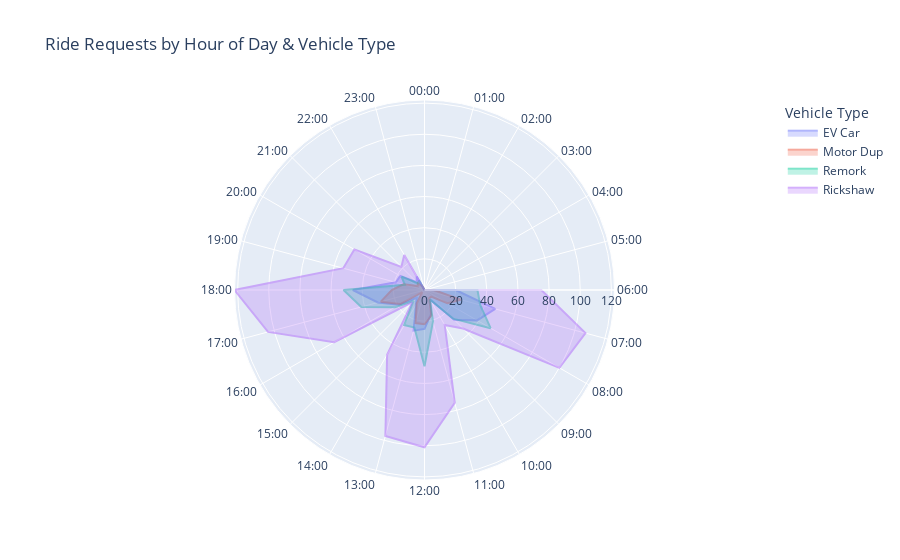

The notebook cell this image was saved under:
### Code cell
# Polar Plot of Request Time by Vehicle Type
import plotly.io as pio

# Extract hour from request_time
data_polar = data.copy()
data_polar['hour'] = pd.to_datetime(data_polar['request_time']).dt.hour

# Group by hour and vehicle type
polar_data = data_polar.groupby(['hour', 'vehicle_type'])['trip_id'].count().reset_index()
polar_data.columns = ['hour', 'vehicle_type', 'count']

hours_shown = list(range(0, 24))

fig = go.Figure()

for vehicle in polar_data['vehicle_type'].unique():
    df_v = polar_data[polar_data['vehicle_type'] == vehicle]

    # Build a full hour->count dict, default 0 for missing hours
    hour_count = dict(zip(df_v['hour'], df_v['count']))
    r     = [hour_count.get(h, 0) for h in hours_shown]
    theta = [h * (360 / 24) for h in hours_shown]

    # Close the shape by repeating first point
    r     = r + [r[0]]
    theta = theta + [theta[0]]

    fig.add_trace(go.Scatterpolar(
        r       = r,
        theta   = theta,
        mode    = 'lines',
        name    = vehicle,
        fill    = 'toself',
        opacity = 0.5,
        line    = dict(width=2),
    ))

fig.update_layout(
    title = 'Ride Requests by Hour of Day & Vehicle Type',
    polar = dict(
        angularaxis = dict(
            tickmode  = 'array',
            tickvals  = [h * (360 / 24) for h in hours_shown],
            ticktext  = [f"{h:02d}:00" for h in hours_shown],
            direction = 'clockwise',
            rotation  = 90,   # 00:00 starts at top
        ),
        radialaxis = dict(showticklabels=True),
    ),
    showlegend = True,
    legend     = dict(title='Vehicle Type'),
)

fig.show()
pio.write_html(fig, file='polar_ride_by_hour.html', auto_open=False)

### Figure 1 — Plotly figure (JSON) as saved in the notebook; plotly's stock layout.template omitted (floating-point values rounded to 4 significant figures)
{"data": [{"fill": "toself", "line": {"width": 2}, "mode": "lines", "name": "EV Car", "opacity": 0.5, "r": [0, 0, 0, 0, 0, 0, 20, 47, 39, 27, 7, 16, 25, 27, 11, 7, 19, 31, 46, 19, 18, 7, 10, 0, 0], "theta": [0, 15, 30, 45, 60, 75, 90, 105, 120, 135, 150, 165, 180, 195, 210, 225, 240, 255, 270, 285, 300, 315, 330, 345, 0], "type": "scatterpolar"}, {"fill": "toself", "line": {"width": 2}, "mode": "lines", "name": "Motor Dup", "opacity": 0.5, "r": [0, 0, 0, 0, 0, 0, 6, 24, 17, 6, 6, 17, 22, 22, 10, 2, 18, 29, 21, 14, 5, 6, 3, 0, 0], "theta": [0, 15, 30, 45, 60, 75, 90, 105, 120, 135, 150, 165, 180, 195, 210, 225, 240, 255, 270, 285, 300, 315, 330, 345, 0], "type": "scatterpolar"}, {"fill": "toself", "line": {"width": 2}, "mode": "lines", "name": "Remork", "opacity": 0.5, "r": [0, 0, 0, 0, 0, 0, 34, 37, 49, 26, 7, 21, 49, 25, 26, 10, 22, 42, 52, 13, 17, 6, 7, 0, 0], "theta": [0, 15, 30, 45, 60, 75, 90, 105, 120, 135, 150, 165, 180, 195, 210, 225, 240, 255, 270, 285, 300, 315, 330, 345, 0], "type": "scatterpolar"}, {"fill": "toself", "line": {"width": 2}, "mode": "lines", "name": "Rickshaw", "opacity": 0.5, "r": [0, 0, 0, 0, 0, 0, 75, 107, 100, 35, 26, 75, 101, 97, 48, 11, 67, 104, 122, 54, 52, 21, 26, 0, 0], "theta": [0, 15, 30, 45, 60, 75, 90, 105, 120, 135, 150, 165, 180, 195, 210, 225, 240, 255, 270, 285, 300, 315, 330, 345, 0], "type": "scatterpolar"}], "layout": {"legend": {"title": {"text": "Vehicle Type"}}, "polar": {"angularaxis": {"direction": "clockwise", "rotation": 90, "tickmode": "array", "ticktext": ["00:00", "01:00", "02:00", "03:00", "04:00", "05:00", "06:00", "07:00", "08:00", "09:00", "10:00", "11:00", "12:00", "13:00", "14:00", "15:00", "16:00", "17:00", "18:00", "19:00", "20:00", "21:00", "22:00", "23:00"], "tickvals": [0, 15, 30, 45, 60, 75, 90, 105, 120, 135, 150, 165, 180, 195, 210, 225, 240, 255, 270, 285, 300, 315, 330, 345]}, "radialaxis": {"showticklabels": true}}, "showlegend": true, "title": {"text": "Ride Requests by Hour of Day & Vehicle Type"}}}
